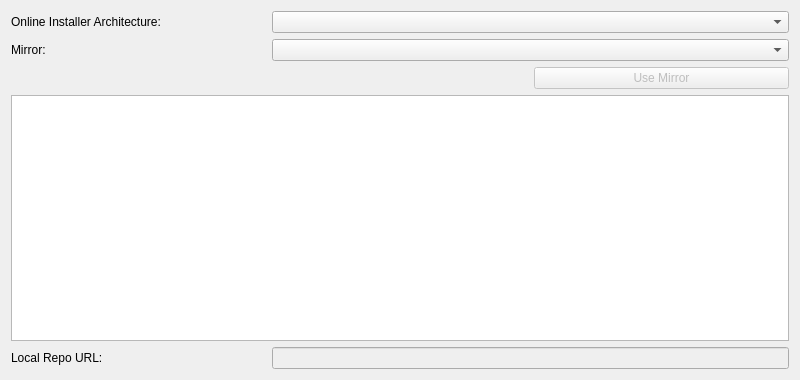
<?xml version="1.0" encoding="UTF-8"?>
<ui version="4.0">
 <class>Gui</class>
 <widget class="QWidget" name="Gui">
  <property name="geometry">
   <rect>
    <x>0</x>
    <y>0</y>
    <width>800</width>
    <height>380</height>
   </rect>
  </property>
  <property name="windowTitle">
   <string>QtSdkRepoChooser</string>
  </property>
  <layout class="QGridLayout" name="gridLayout">
   <item row="1" column="1" colspan="2">
    <widget class="QComboBox" name="comboBox_mirror">
     <property name="sizePolicy">
      <sizepolicy hsizetype="Expanding" vsizetype="Fixed">
       <horstretch>0</horstretch>
       <verstretch>0</verstretch>
      </sizepolicy>
     </property>
    </widget>
   </item>
   <item row="0" column="1" colspan="2">
    <widget class="QComboBox" name="comboBox_os">
     <property name="sizePolicy">
      <sizepolicy hsizetype="Expanding" vsizetype="Fixed">
       <horstretch>0</horstretch>
       <verstretch>0</verstretch>
      </sizepolicy>
     </property>
    </widget>
   </item>
   <item row="1" column="0">
    <widget class="QLabel" name="label_2">
     <property name="text">
      <string>Mirror:</string>
     </property>
    </widget>
   </item>
   <item row="3" column="0" colspan="3">
    <widget class="QTextEdit" name="textEdit">
     <property name="horizontalScrollBarPolicy">
      <enum>Qt::ScrollBarAsNeeded</enum>
     </property>
     <property name="undoRedoEnabled">
      <bool>false</bool>
     </property>
     <property name="lineWrapMode">
      <enum>QTextEdit::NoWrap</enum>
     </property>
     <property name="readOnly">
      <bool>true</bool>
     </property>
     <property name="acceptRichText">
      <bool>false</bool>
     </property>
    </widget>
   </item>
   <item row="2" column="2">
    <widget class="QPushButton" name="pushButton_mirror">
     <property name="enabled">
      <bool>false</bool>
     </property>
     <property name="text">
      <string>Use Mirror</string>
     </property>
    </widget>
   </item>
   <item row="0" column="0">
    <widget class="QLabel" name="label">
     <property name="text">
      <string>Online Installer Architecture:</string>
     </property>
    </widget>
   </item>
   <item row="4" column="0">
    <widget class="QLabel" name="label_3">
     <property name="text">
      <string>Local Repo URL:</string>
     </property>
    </widget>
   </item>
   <item row="4" column="1" colspan="2">
    <widget class="QLineEdit" name="lineEdit_localUrl">
     <property name="enabled">
      <bool>false</bool>
     </property>
     <property name="readOnly">
      <bool>true</bool>
     </property>
     <property name="clearButtonEnabled">
      <bool>false</bool>
     </property>
    </widget>
   </item>
  </layout>
 </widget>
 <layoutdefault spacing="6" margin="11"/>
 <resources/>
 <connections/>
</ui>
